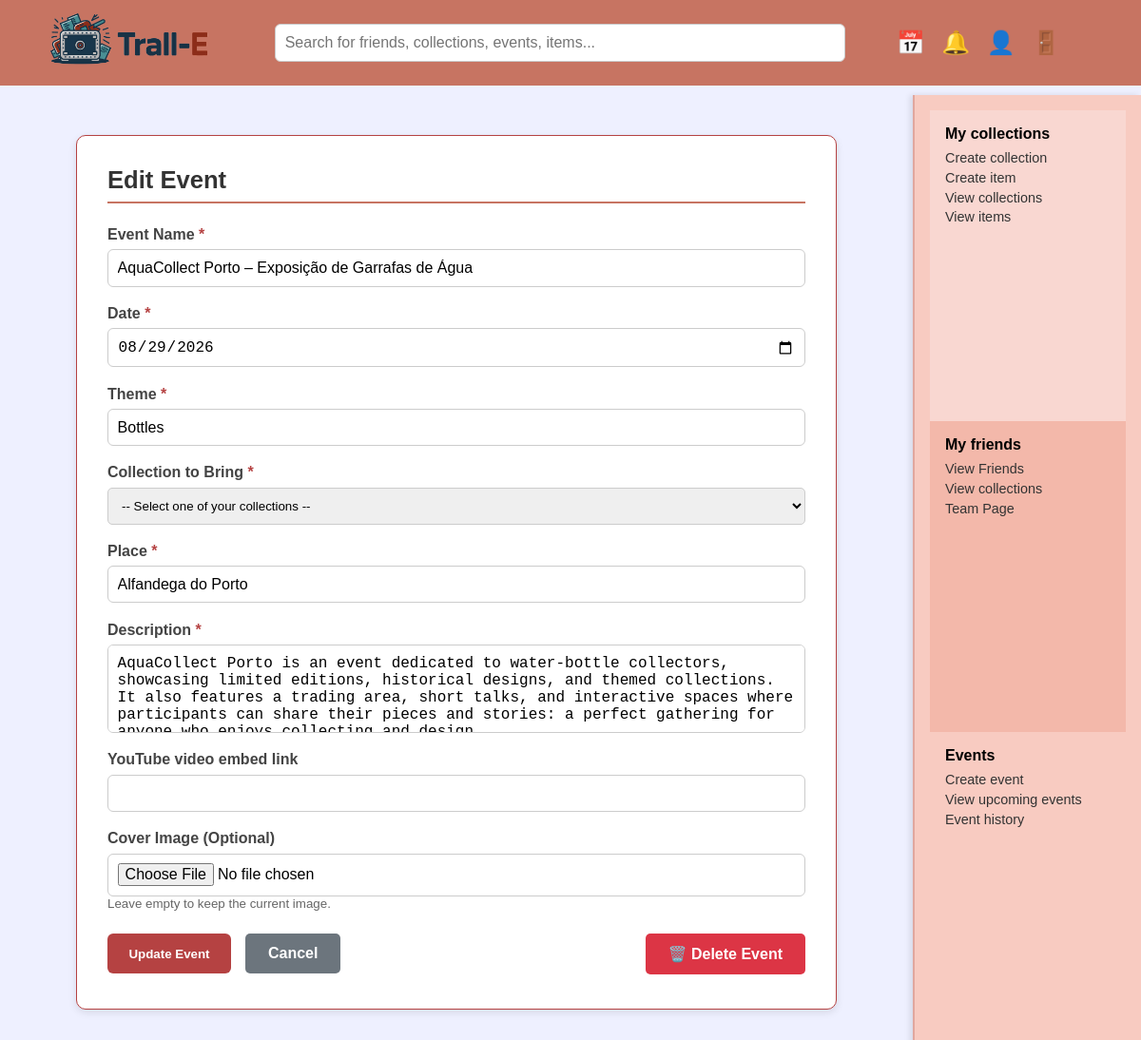
Before: /public_html/editevent.php?id=5 (signed in) with the older database file.
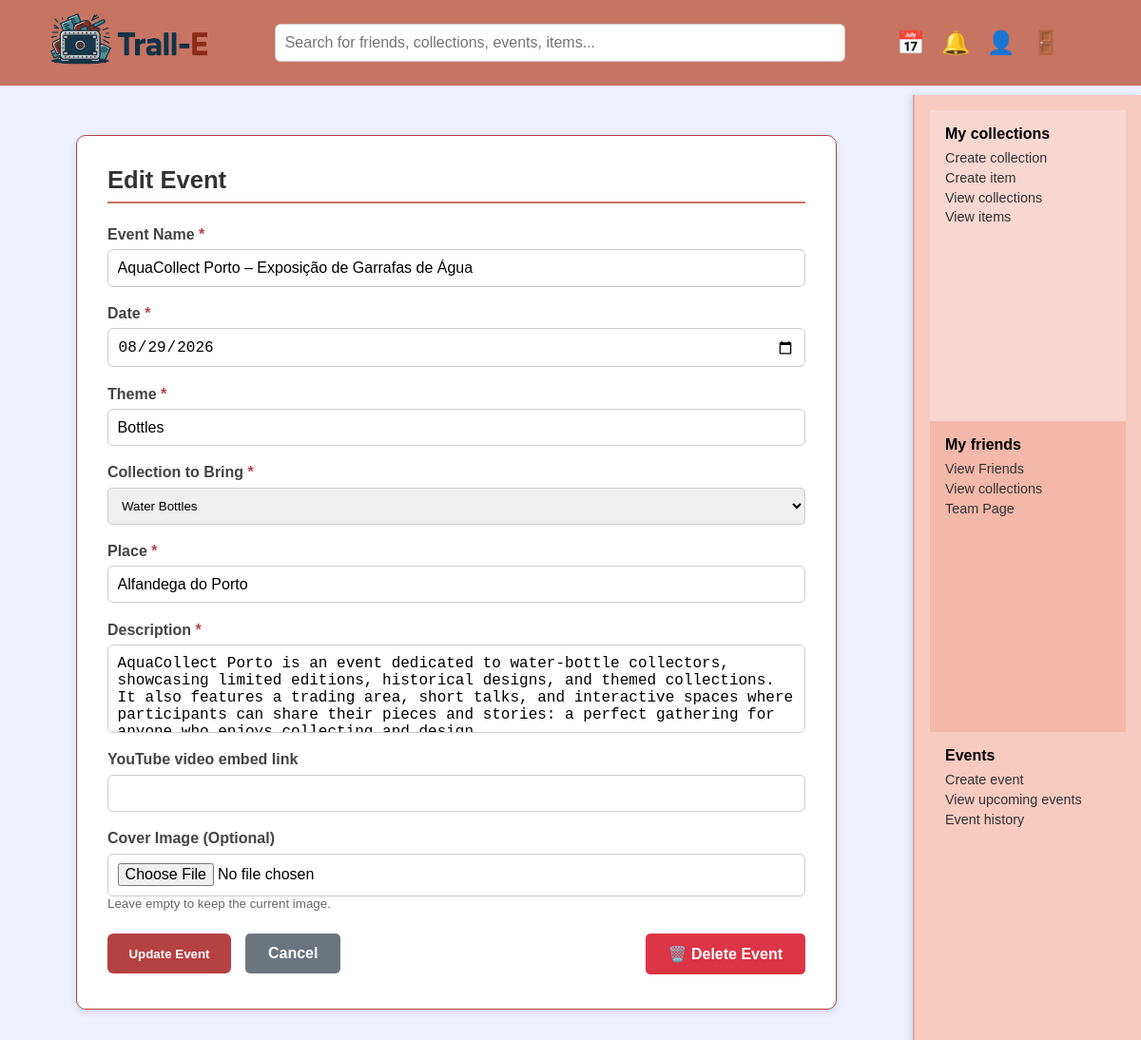
After: the same page with the newer database file.
### tables this page shows
CREATE TABLE `attends` (
  `user_id` int(11) NOT NULL,
  `event_id` int(11) NOT NULL,
  `collection_id` int(11) DEFAULT NULL
);

CREATE TABLE `collection` (
  `collection_id` int(11) NOT NULL,
  `user_id` int(11) NOT NULL,
  `Theme` text DEFAULT NULL,
  `image_id` int(11) DEFAULT 12,
  `name` varchar(100) NOT NULL,
  `starting_date` date DEFAULT NULL,
  `description` text DEFAULT NULL
);

### public_html/editevent.php (the view, shortened to what the changed rows need)
<?php
$user_id = $_SESSION['user_id'];
require_once __DIR__ . "/db.php";
$event_id = filter_input(INPUT_GET, 'id', FILTER_VALIDATE_INT);
$sqlEvent = "SELECT e.*, i.url as image_url
             FROM event e
             LEFT JOIN image i ON e.image_id = i.image_id
             WHERE e.event_id = ? AND e.user_id = ?";
$stmtEvent = $conn->prepare($sqlEvent);
$stmtEvent->bind_param("ii", $event_id, $user_id);
$stmtEvent->execute();
$resEvent = $stmtEvent->get_result();
$eventData = $resEvent->fetch_assoc();
$current_collection_id = null;
$sqlAttends = "SELECT collection_id FROM attends WHERE event_id = ? AND user_id = ?";
$stmtAttends = $conn->prepare($sqlAttends);
$stmtAttends->bind_param("ii", $event_id, $user_id);
$stmtAttends->execute();
$resAttends = $stmtAttends->get_result();
if ($row = $resAttends->fetch_assoc()) {
    $current_collection_id = $row['collection_id'];
}
$user_collections = [];
$coll_sql = "SELECT collection_id, name FROM collection WHERE user_id = ?";
$coll_stmt = $conn->prepare($coll_sql);
$coll_stmt->bind_param("i", $user_id);
$coll_stmt->execute();
$result = $coll_stmt->get_result();
while ($row = $result->fetch_assoc()) {
    $user_collections[] = $row;
}
$success = false;
?>
<!DOCTYPE html>
<html lang="en">
    <head>
        <link rel="stylesheet" href="createevent.css" />
        <link rel="stylesheet" href="calendar_popup.css" />
    </head>
    <body>
        <div class="main">
            <div class="content">
                <section class="item-creation-section">
                    <h2 class="page-title">Edit Event</h2>
                    <?php if ($success): ?>
                        <div id="eventSuccessModal" class="event-success-modal" style="display: flex;">
                            <div class="success-box">
                                <h2>Event Updated Successfully ✅</h2>
                                <p>Your event details have been saved.</p>
                                <div class="success-buttons">
                                    <a href="eventpage.php?id=<?php echo $event_id; ?>" class="btn-primary">Go to event page</a>
                                    <a href="homepage.php" class="btn-secondary">Go to homepage</a>
                                </div>
                            </div>
                        </div>
                    <?php else: ?>
                        <form id="eventForm" method="POST" action="" enctype="multipart/form-data" novalidate>
                            <div class="form-group">
                                <label for="eventName">Event Name <span class="required">*</span></label>
                                <input
                                    type="text"
                                    id="eventName"
                                    name="eventName"
                                    value="<?php echo htmlspecialchars($eventData['name']); ?>"
                                    required
                                    />
                            </div>
                            <div class="form-group">
                                <label for="startDate">Date <span class="required">*</span></label>
                                <input
                                    type="date"
                                    id="startDate"
                                    name="startDate"
                                    value="<?php echo htmlspecialchars($eventData['date']); ?>"
                                    required
                                    />
                            </div>
                            <div class="form-group">
                                <label for="theme">Theme <span class="required">*</span></label>
                                <input
                                    type="text"
                                    id="theme"
                                    name="theme"
                                    value="<?php echo htmlspecialchars($eventData['theme']); ?>"
                                    required
                                    />
                            </div>
                            <div class="form-group">
                                <label for="collection_id">Collection to Bring <span class="required">*</span></label>
                                <select id="collection_id" name="collection_id" required style="width: 100%; padding: 10px; border-radius: 5px; border: 1px solid #ccc;">
                                    <option value="">-- Select one of your collections --</option>
                                    <?php foreach ($user_collections as $coll): ?>
                                        <option value="<?php echo $coll['collection_id']; ?>"
                                                <?php echo ($coll['collection_id'] == $current_collection_id) ? 'selected' : ''; ?>>
                                                    <?php echo htmlspecialchars($coll['name']); ?>
                                        </option>
                                    <?php endforeach; ?>
                                </select>
                            </div>
                            <div class="form-group">
                                <label for="location">Place <span class="required">*</span></label>
                                <input
                                    type="text"
                                    id="location"
                                    name="location"
                                    value="<?php echo htmlspecialchars($eventData['place']); ?>"
                                    required
                                    />
                            </div>
                            <div class="form-group">
                                <label for="description">Description <span class="required">*</span></label>
                                <textarea
                                    id="description"
                                    name="description"
                                    rows="4"
                                    required
                                    style="resize: none;"
                                    ><?php echo htmlspecialchars($eventData['description']); ?></textarea>
                            </div>
                            <div class="form-group">
                                <label for="youtube">YouTube video embed link</label>
                                <input
                                    type="url"
                                    id="youtube"
                                    name="youtube"
                                    value="<?php echo htmlspecialchars($eventData['teaser_url'] ?? ''); ?>"
                                    />
                            </div>
<div class="form-group">
    <label for="coverImage">Cover Image (Optional)</label>
    <input
        type="file"
        id="coverImage"
        name="coverImage"
        accept="image/*"
    />
    <small style="color:#666;">Leave empty to keep the current image.</small>
</div>
                            <div class="form-actions" style="display: flex; gap: 15px; align-items: center; justify-content: space-between;">
                                <div style="display: flex; gap: 15px;">
                                    <button type="submit" class="btn-primary">Update Event</button>
                                    <a href="eventpage.php?id=<?php echo $event_id; ?>"
                                       class="btn-secondary"
                                       style="text-decoration:none; padding: 12px 24px; background-color: #6c757d; color: white; border-radius: 5px; font-weight: bold; font-size: 16px; border: none; cursor: pointer;">
                                        Cancel
                                    </a>
                                </div>
                                <a href="delete_event.php?id=<?php echo $event_id; ?>"
                                   onclick="return confirm('Are you sure you want to PERMANENTLY delete this event? This cannot be undone.');"
                                   style="text-decoration:none; padding: 12px 24px; background-color: #dc3545; color: white; border-radius: 5px; font-weight: bold; font-size: 16px; border: none; cursor: pointer;">
                                    🗑️ Delete Event
                                </a>
                            </div>
                        </form>
                    <?php endif; ?>
                </section>
            </div>
        </div>
    </body>
</html>

Changed rows visible on the page:
added attends: collection_id "Water Bottles"
Other visible differences:
form field collection_id: "-- Select one of your collections --" → (not shown)
